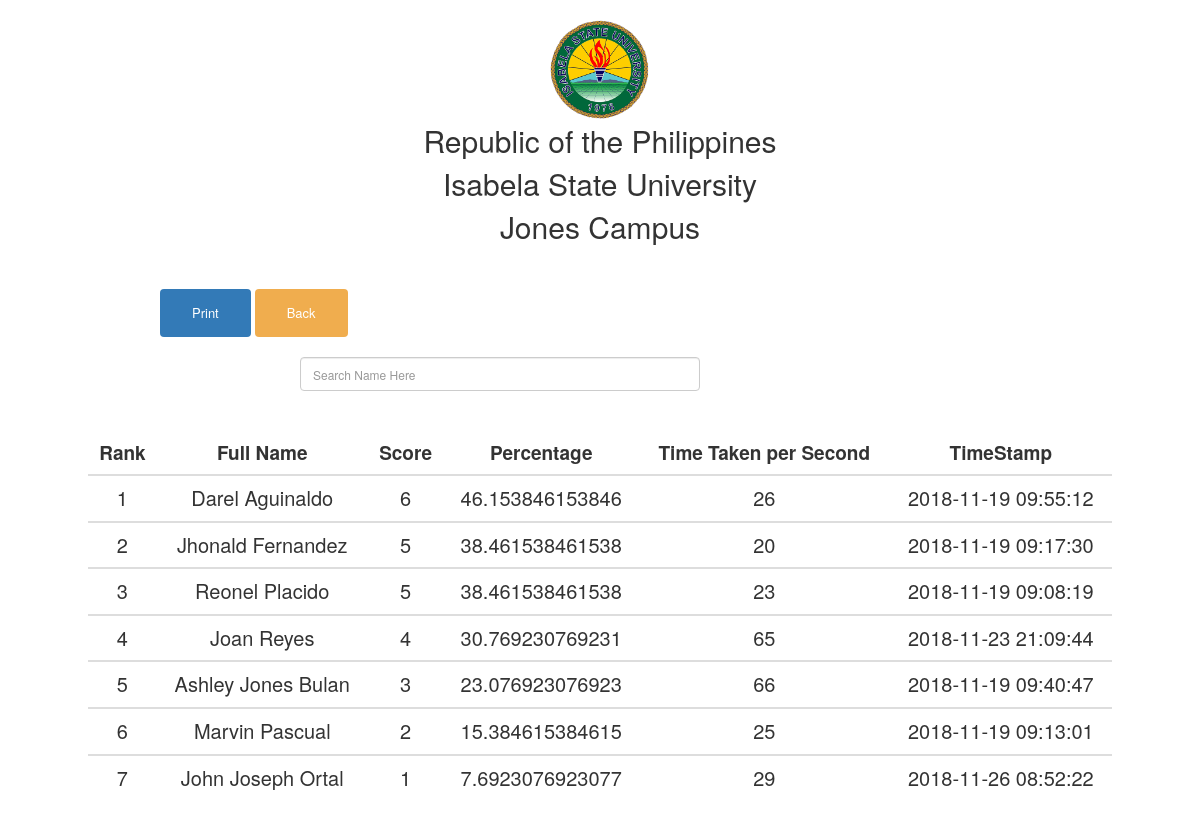
The app's page /report2.php with its own data.
### tables this page shows
CREATE TABLE IF NOT EXISTS `quiz_takers` (
  `id` int(11) NOT NULL AUTO_INCREMENT,
  `username` varchar(255) NOT NULL,
  `quiz_id` int(11) NOT NULL,
  `marks` int(11) NOT NULL,
  `percentage` varchar(24) NOT NULL,
  `date_time` datetime NOT NULL DEFAULT '0000-00-00 00:00:00',
  `duration` int(11) NOT NULL,
  PRIMARY KEY (`id`)
);

### report2.php (the view, shortened to what this page needs)
<?php
	$sql = "SELECT * FROM quiz_takers
			ORDER BY marks DESC, duration ASC LIMIT 20";
	$result = mysql_query($sql);
?>
<!DOCTYPE html>
<html>
<head>
	<link rel="stylesheet" type="text/css" href="css/bootstrap.min.css" />
</head>
<body>
<center>
	<table id="rpTable">
		<tr align="center">
			<td><img src="img/logo isu.png" height="100" width="100"></td>
		</tr>
		<tr>
			<td align="center">
				Republic of the Philippines <br>
				Isabela State University <br>
				Jones Campus
			</td>
		</tr>
	</table>
</center>
<br><br>
<div id="form">
<form method="POST">
	<table id="tForm">
		<tr>
				<td>
				<input type="button" class="btn btn-primary" value="Print" id="print"/>
				<input type="submit" class="btn btn-warning" value="Back" id="print1" name="back"/>
				</td>
	</table>
	<br>
	<table align="center" style="margin-right: 500px;">
		<tr>
			<td>
				<input type="text" class="form-control search" placeholder="Search Name Here"   autofocus />
			</td>
		</tr>
	</table>
</form>
</div>
<br><br>
<center>
	<table id="rData" class="table table-hover ">
		<thead>
			<tr>
					<th class="tHead">Rank</th>
					<th class="tHead">Full Name</th>
					<th class="tHead">Score</th>
					<th class="tHead">Percentage</th>
					<th class="tHead">Time Taken per Second</th>
					<th class="tHead">TimeStamp</th>
			</tr>
		</thead>
		<?php
		$display_id = 1;
			while ($row = mysql_fetch_array($result)) {
			$db_username = $row["username"];
			$db_marks = $row["marks"];
			$db_percentage = $row["percentage"];
			$db_duration = $row["duration"];
			$db_timestamp = $row["date_time"];
			echo "
			<tbody>
				<tr style='text-align:center; font-size: 20px;'>
					<td>$display_id</td>
					<td>$db_username</td>
					<td>$db_marks</td>
					<td>$db_percentage</td>
					<td>$db_duration</td>
					<td>$db_timestamp</td>
				</tr>
			</tbody>
				";
		 $display_id++;
		 }
		 ?>
	</table>
</center>
</body>
</html>

### report2.php (style rules this page uses)
#rpTable { font-style: Times New Roman; font-size: 30px; padding: 0px 30px 20px 0px; margin-top: 20px; }
.table { width: 1024px; }
.btn { border: none; color: white; padding: 15px 32px; text-align: center; text-decoration: none; display: inline-block; font-size: 13px; }
.tHead { text-align: center; font-weight: bold; font-size: 19px; }
.form-control { width: 400px; font-style: Arial; font-size: 12px; }
#form { margin-left: 160px; }
#tForm { width: 1000px; }

### records on screen
quiz_takers: username "Darel Aguinaldo", marks "6", percentage "46.153846153846", duration "26", date_time "2018-11-19 09:55:12"
quiz_takers: username "Jhonald Fernandez", marks "5", percentage "38.461538461538", duration "20", date_time "2018-11-19 09:17:30"
quiz_takers: username "Reonel Placido", marks "5", percentage "38.461538461538", duration "23", date_time "2018-11-19 09:08:19"
quiz_takers: username "Joan Reyes", marks "4", percentage "30.769230769231", duration "65", date_time "2018-11-23 21:09:44"
quiz_takers: username "Ashley Jones Bulan", marks "3", percentage "23.076923076923", duration "66", date_time "2018-11-19 09:40:47"
quiz_takers: username "Marvin Pascual", marks "2", percentage "15.384615384615", duration "25", date_time "2018-11-19 09:13:01"
quiz_takers: username "John Joseph Ortal", marks "1", percentage "7.6923076923077", duration "29", date_time "2018-11-26 08:52:22"
